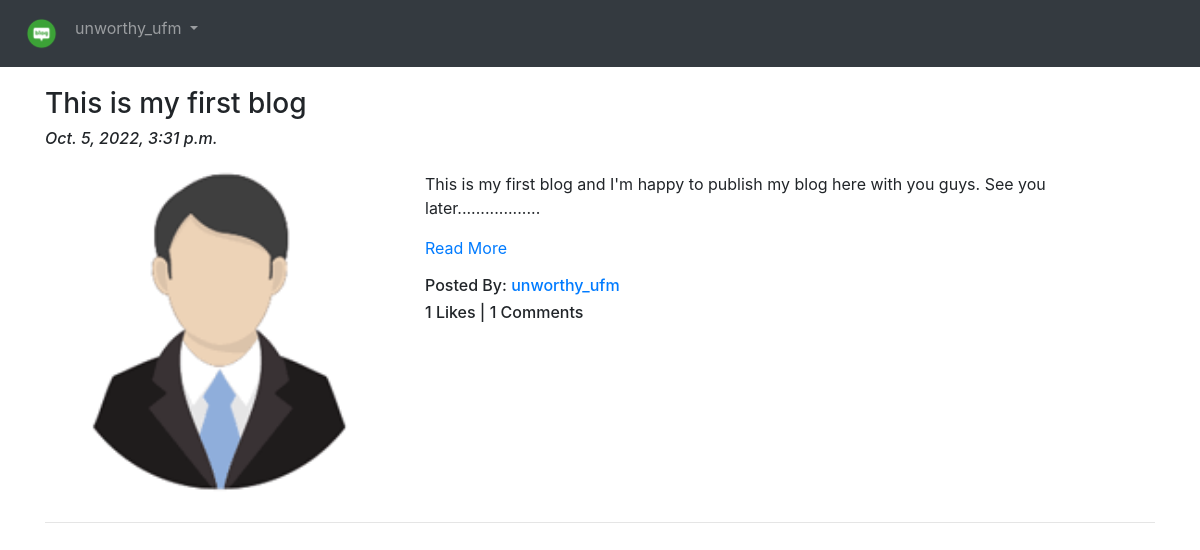
Screenshot of /blog/ (signed in) with the database file from the repository.
### App_Blog/models.py (models this page shows, shortened)
class Blog(models.Model):
    author = models.ForeignKey(
        User, related_name='post_author', on_delete=models.CASCADE)
    blog_title = models.CharField(max_length=264, verbose_name='Put a title')
    slug = models.SlugField(max_length=264, unique=True)
    blog_content = models.TextField(verbose_name='What is on your mind?')
    blog_image = models.ImageField(
        upload_to='blog_images', verbose_name='Image')
    published_date = models.DateTimeField(auto_now_add=True)
    update_date = models.DateTimeField(auto_now=True)
    class Meta:
        ordering = ['-published_date', ]

### App_Blog/views.py (the view)
# urls.py: path('', views.BlogList.as_view(), name='blog_list'),
class BlogList(ListView):
    context_object_name = 'blogs'
    model = Blog
    template_name = 'App_Blog/blog_list.html'

### App_Blog/templatetags/custom_filters.py (called while the page is built)
def range_filter(value):
    return value[0:500] + ".................."

### templates/App_Blog/blog_list.html (shortened to what this page needs)
{% extends 'base.html' %}
{% load custom_filters %}
{% block body_block %}
{% for blog in blogs %}
    <h3>{{blog.blog_title}}</h3>
    <h6><i>{{blog.published_date}}</i></h6>
    <div class="row">
        <div class="col-sm-4">
            <img src="/media/{{blog.blog_image}}" alt="{{blog.blog_title}}" title="{{blog.blog_title}}" width="100%">
        </div>
        <div class="col-sm-8">
            <p>{{blog.blog_content|range_filter|linebreaks}} <a href="{% url 'App_Blog:blog_details' slug=blog.slug %}">Read More</a></p>
            <h6>Posted By: <a href="#">{{blog.author}}</a></h6>
            <h6>{{blog.liked_blog.count}} Likes | {{blog.blog_comment.count }} Comments </h6>
        </div>
    </div>
    <hr>
{% endfor %}
{% endblock %}

### templates/base.html (shortened to what this page needs)
<!DOCTYPE html>
<html lang="en">
<head>
    <link rel="stylesheet" href="https://maxcdn.bootstrapcdn.com/bootstrap/4.4.1/css/bootstrap.min.css">
    <link href="https://maxcdn.bootstrapcdn.com/font-awesome/4.7.0/css/font-awesome.min.css" rel="stylesheet">
    <link rel="stylesheet" href="https://cdnjs.cloudflare.com/ajax/libs/font-awesome/6.2.0/css/all.min.css">
</head>
<body>
    <nav class="navbar navbar-expand-sm bg-dark navbar-dark">
        <ul class="navbar-nav">
          <li class="nav-item active">
            <a class="nav-link" href="{% url 'index' %}"><img src="/media/logo.png" width="35px" alt="Logo"></a>
          </li>
          {% if user.is_authenticated %}
            <div class="nav-item dropdown">
                <a class="nav-link dropdown-toggle" href="#" id="navbardrop" data-toggle="dropdown">
                    {{user.username}}
                </a>
            </div>
          {% endif %}
        </ul>
      </nav>
    <div class="container" style="padding-top: 20px;">
        {% block body_block %} {% endblock %}
    </div>
</body>
</html>

### rows the page displays
Blog: blog_title "This is my first blog", published_date "Oct. 5, 2022, 3:31 p.m.", blog_image (picture), blog_content|range_filter "This is my first blog and I'm happy to publish my blog here with you guys. See you later..................", author "unworthy_ufm", liked_blog.count "1", blog_comment.count "1"

### other values shown
{{ user.username }} "unworthy_ufm"
